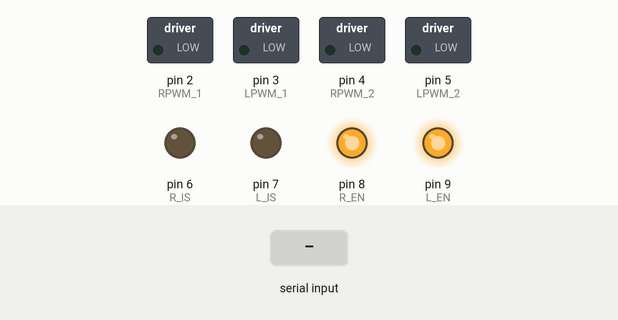
A sketch run on a simulated Arduino Uno, built with avr-gcc and run on an emulated ATmega328P. On the bench: switched loads named in the sketch (green lamp = pin HIGH), output pins drawn as LEDs (lit = HIGH). The test bench sets the inputs (shaded band).

Above: at 1.2 s.
1.3 s: "w" received over Serial
At 2.5 s:
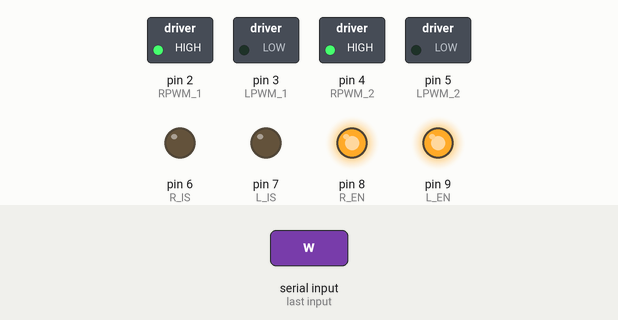
2.8 s: "s" received over Serial
At 3.7 s:
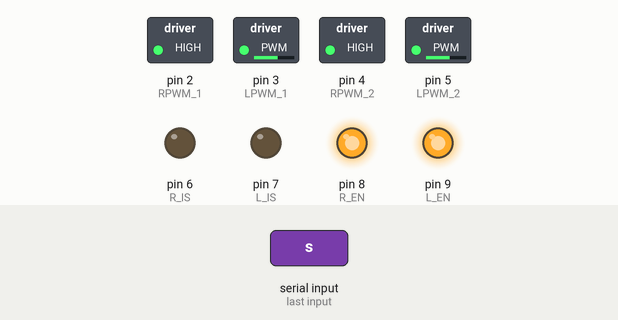
4.3 s: "x" received over Serial
At 4.9 s:
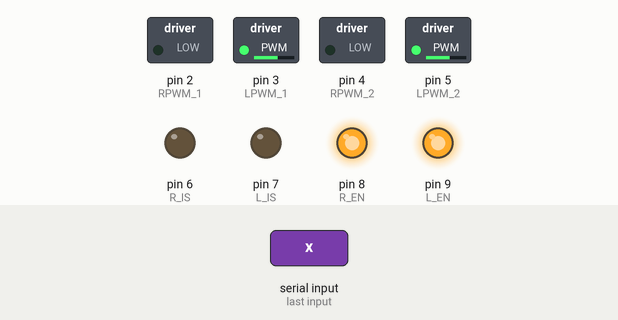
5.8 s: "d" received over Serial
At 7.0 s:
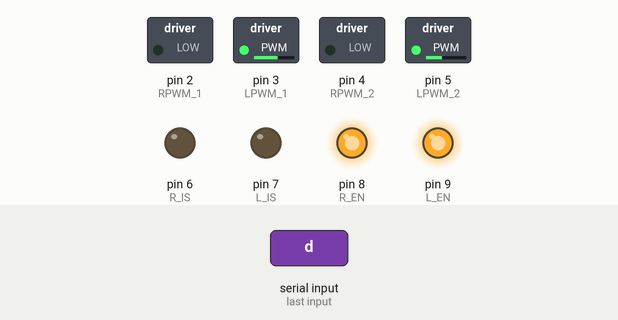
7.3 s: "a" received over Serial
At 8.4 s:
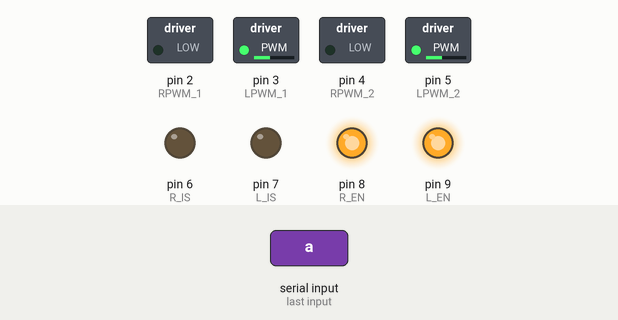
8.8 s: "w" received over Serial
At 9.5 s:
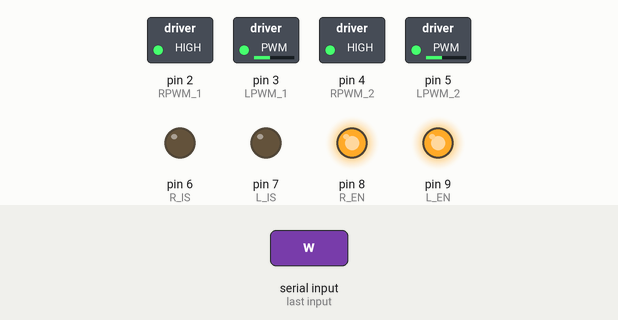
Timing chart, 0 to 11.3 s (numbered marks = the images above; inputs shaded):
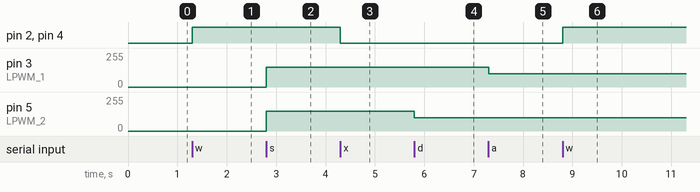

The sketch:

hextrovert_control.ino
```cpp
int R_IS = 6;
int L_IS = 7;
int R_EN = 8;
int L_EN = 9;

//motor1, motor3 and motor5
int RPWM_1 = 2;
int LPWM_1 = 3;

//motor2, motor4 and motor 6
int RPWM_2 = 4;
int LPWM_2 = 5;


int speed1 = 150;
int speed2 = 100;


void setup() {
  //define pinmode

  pinMode(R_IS, OUTPUT);
  pinMode(L_IS, OUTPUT);
  pinMode(R_EN, OUTPUT);
  pinMode(L_EN, OUTPUT);

  //motor1, motor3 and motor5
  pinMode(RPWM_1 , OUTPUT);
  pinMode(LPWM_1, OUTPUT);

  //motor2, motor4 and motor6
  pinMode(RPWM_2 , OUTPUT);
  pinMode(LPWM_2, OUTPUT);


  digitalWrite(R_IS, LOW);
  digitalWrite(L_IS, LOW);

  digitalWrite(R_EN, HIGH);
  digitalWrite(L_EN, HIGH);
  Serial.begin(9600);
}

void loop(){
  if (Serial.available()>0) {
  char state = Serial.read();

  if (state == 'w') {
    forward();
  }
  else if (state == 'x') {
   reset();
  }
  else if (state == 's') {
   backward();
  }
  else if (state == 'd') {
   right();
  }
  else if (state == 'a') {
   left();
  }

 }

}


void forward() {
  analogWrite(RPWM_1, speed1);
  analogWrite(RPWM_2, speed1);
}

void backward() {
  analogWrite(LPWM_1, speed1);
  analogWrite(LPWM_2, speed1);
}


void right() {
  analogWrite(RPWM_1, speed2);
  analogWrite(LPWM_2, speed2);

}

void left() {

  analogWrite(RPWM_2, speed2);
  analogWrite(LPWM_1, speed2);
}

void reset() {
  analogWrite(RPWM_1, 0);
  analogWrite(RPWM_2, 0);

}
```

Measured:
- after the input at 1.3 s, pin 2 (RPWM_1), pin 4 (RPWM_2): LOW → HIGH at once
- after the input at 2.8 s, pin 3 (LPWM_1), pin 5 (LPWM_2): 0/255 → 150/255 at once
- after the input at 4.3 s, pin 2 (RPWM_1), pin 4 (RPWM_2): HIGH → LOW at once
- after the input at 5.8 s, pin 5 (LPWM_2): 150/255 → 100/255 at once
- after the input at 7.3 s, pin 3 (LPWM_1): 150/255 → 100/255 at once
- after the input at 8.8 s, pin 2 (RPWM_1), pin 4 (RPWM_2): LOW → HIGH at once
